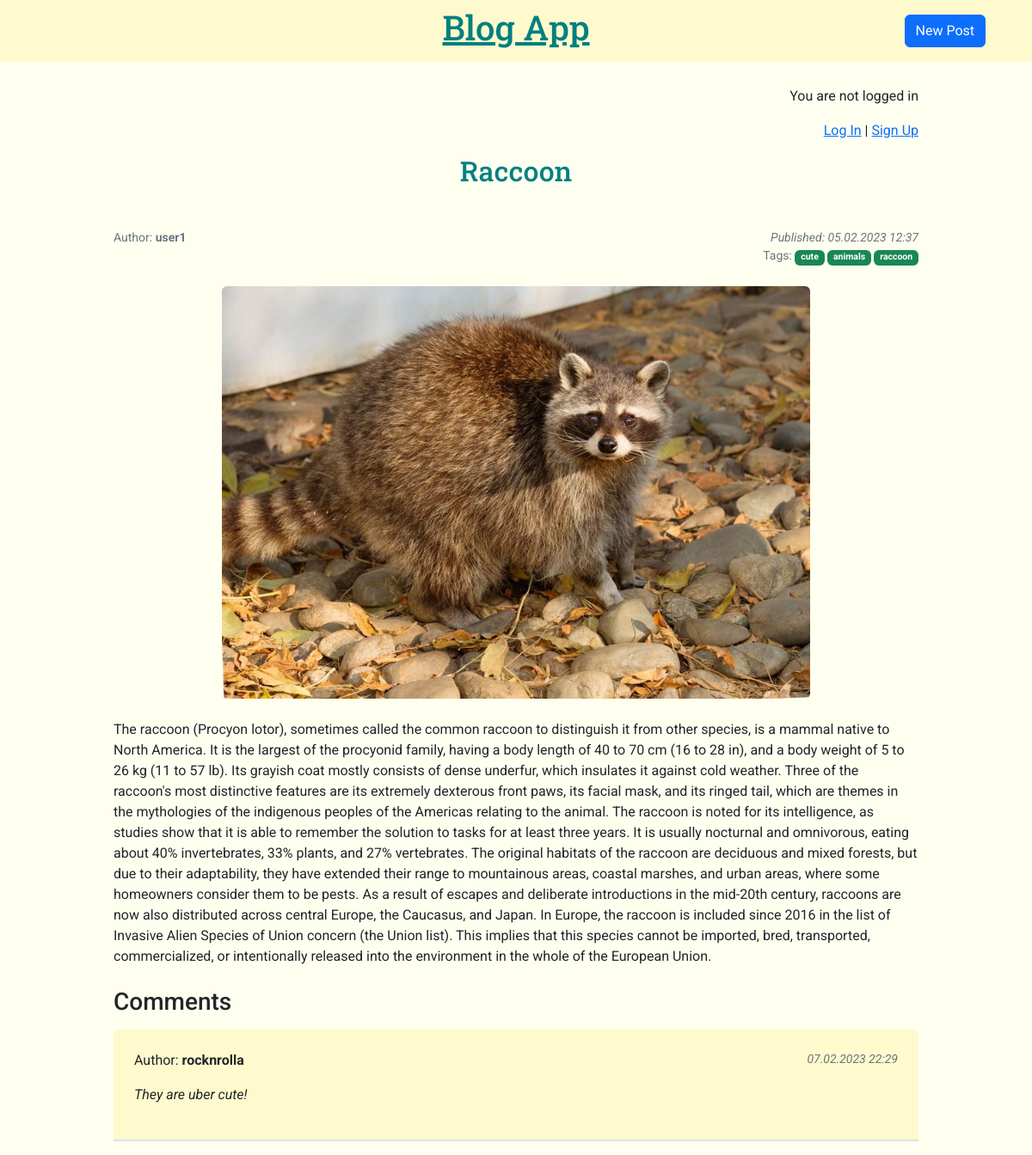
The app's page /blog_app/post/8/ with its own data.
### blog_app/models.py (models this page shows, shortened)
class Post(models.Model):
	title = models.CharField(max_length=200)
	author = models.ForeignKey("auth.user", on_delete=models.CASCADE) # many-to-one relationship
	date = models.DateTimeField(auto_now_add=True)
	text = models.TextField()
	img = models.ImageField(upload_to="images/", blank=True)
	slug = models.SlugField(unique=True, max_length=100, null=False, default="")
	tags = TaggableManager()

class Comment(models.Model):
	post = models.ForeignKey(Post, on_delete=models.CASCADE)
	author = models.ForeignKey("auth.user", on_delete=models.CASCADE)
	date = models.DateTimeField(auto_now_add=True)
	comment = models.TextField()
	def __str__(self) -> str:
		return self.comment

### blog_app/views.py (the view, shortened to what this page needs)
# urls.py: path("post/<int:pk>/", views.BlogDetailView.as_view(), name="post_detail"),
class BlogDetailView(View):
	def get(self, request, *args, **kwargs):
		view = CommentGet.as_view()
		return view(request, *args, **kwargs)

### blog_app/views.py (called while the page is built)
	def get_context_data(self, **kwargs):
		context = super().get_context_data(**kwargs)
		context["form"] = CommentForm()
		return context

### blog_app/templates/blog_app/post.html (shortened to what this page needs)
{% extends "blog_app/base.html" %}
{% block content %}
<div class="container post-entry my-container">
	<h2 class="text-center mb-5">{{ post.title }}</h2>
	<div class="d-flex">
		<p class="flex-fill text-secondary small mb-0">Author: <b>{{ post.author }}</b></p>
		<p class="flex-fill text-end text-secondary small mb-0"><i>Published: {{ post.date|date:"d.m.Y H:i" }}</i></p>
	</div>
	<p class="text-end text-secondary small">Tags:
	{% for tag in post.tags.all %}
		<a href="{% url 'tagged' tag.slug %}" class="badge bg-success text-decoration-none">{{ tag }}</a>
		{% endfor %}
	</p>
	{% if post.img %}
	<img src="{{ post.img.url }}" alt="{{ post.title }}" class="mx-auto d-block rounded mt-4 img-fluid post-img">
	{% endif %}
	<p class="mt-4">{{ post.text }}</p>
	<h3 class="mt-4 mb-3">Comments</h3>
	<div class="comments mb-3">
	{% for comment in post.comment_set.all %}
		<div class="comment-container p-4 border-bottom border-2">
			<div class="d-flex">
				<p class="flex-fill">Author: <b>{{ comment.author }}</b></p>
				<p class="flex-fill text-end text-secondary small"><i>{{ comment.date|date:"d.m.Y H:i" }}</i></p>
			</div>
			<p><i>{{ comment }}</i></p>
		</div>
	{% empty %}
		<p class="p-4 text-center text-secondary small"><i>No comments yet</i></p>
	{% endfor %}
	</div>
</div>
{% endblock content %}

### static/css/main.css (style rules this page uses)
body { font-family: "Roboto", sans-serif; background: ivory; }
header nav.navbar h1 a, .post-entry h2 { font-family: "Roboto Slab", serif; color: teal; }
.my-container { max-width: 960px; }
.post-img { max-height: 480px; }
.comments { background: lemonchiffon; }

### records on screen
Post: title "Raccoon", author "user1", date "05.02.2023 12:37", img (picture), text "The raccoon (Procyon lotor), sometimes called the common raccoon to distinguish it from other species, is a mammal native to North America. It is the largest of the procyonid family, having a body length of 40 to 70 cm (16 to 28 in), and a body weight of 5 to 26 kg (11 to 57 lb). Its grayish coat mostly consists of dense underfur, which insulates it against cold weather. Three of the raccoon's most distinctive features are its extremely dexterous front paws, its facial mask, and its ringed tail, which are themes in the mythologies of the indigenous peoples of the Americas relating to the animal. The raccoon is noted for its intelligence, as studies show that it is able to remember the…"
Tag: name "cute"
Tag: name "animals"
Tag: name "raccoon"
Comment: author "rocknrolla", date "07.02.2023 22:29", comment "They are uber cute!"
